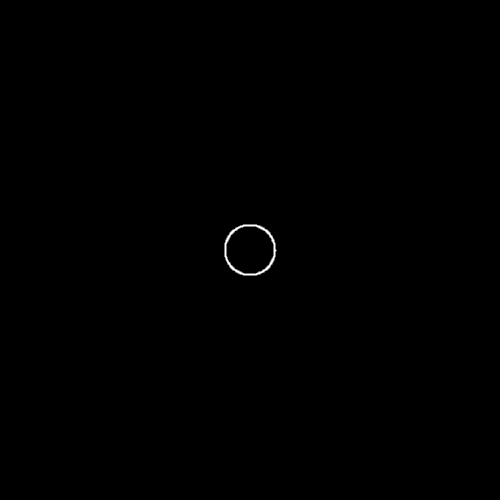
Frame 1 (no input)
Frame 60 (the mouse pressed at the canvas centre just before this capture): identical to frame 1, image omitted
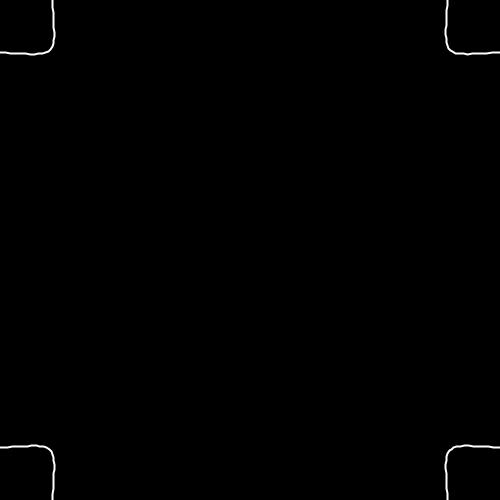
Frame 120 (the mouse held since frame 60 and released just before this capture)

The Processing sketch that drew these frames (run headless with seeded random() and noise(); from frame 60 on, the mouse is pressed at the canvas centre):

// Processing sketch: polar
// ── polar.pde
void setup(){
  size(500, 500);
  
  noFill();
  stroke(255);
  strokeWeight(2);
}

void draw() {
  background(0);
  translate(width/2, height/2);
  beginShape();
  
  
  
  //addd vertices
  for (float theta = 0; theta <= 2* PI; theta += 0.01){
   float rad = r(theta,
   2,  //a
   2,  //b
   16,  //m
   1,  //n1
   mouseX /100.0,  //n2
   mouseY /100.0   //n3
   );
   
    
   float x = rad * cos(theta)* 50;
   float y = rad * sin(theta)* 50;
   vertex(x,y);
   
  }
  
  
  
  
  endShape();
}

float r(float theta, float a, float b, float m, float n1, float n2, float n3) {
  return pow(pow(abs(cos(m* theta / 4.0) / a),n2)  +  
  pow(abs(sin(m* theta / 4.0) / b),n3), -1.0 /n1) ;
}
